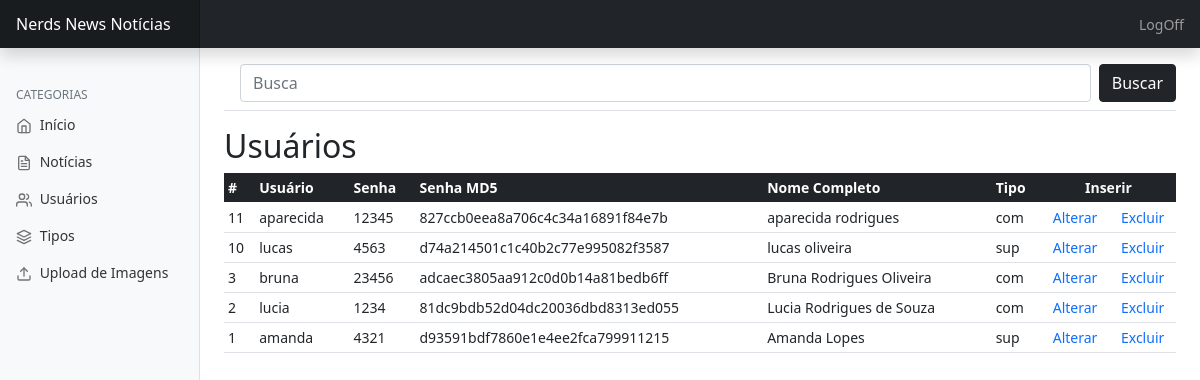
Page /admin/usuarios.php (signed in) on the committed database.
### tables this page shows
CREATE TABLE `usuarios_tb` (
  `id_usuario` int(11) NOT NULL,
  `usuario` varchar(24) NOT NULL,
  `senha` varchar(8) NOT NULL,
  `senha_md5` varchar(32) NOT NULL,
  `nome` tinytext NOT NULL,
  `tipo` enum('sup','com') NOT NULL
);

### admin/usuarios.php (the view, shortened to what this page needs)
<?php
require_once('../conexao/conecta.php');
$sql = "SELECT * FROM usuarios_tb ORDER BY id_usuario DESC";
$resultado = mysqli_query($con,$sql);
$linha = mysqli_fetch_assoc($resultado);
?>
<!doctype html>
<html lang="pt-br">
  <head>
<link href="../css/bootstrap.min.css" rel="stylesheet">
<link rel="stylesheet" href="https://cdn.jsdelivr.net/npm/bootstrap-icons@1.5.0/font/bootstrap-icons.css">
    <link href="../css/dashboard.css" rel="stylesheet">
  </head>
  <body>
  <?php
    include('topo.php');
  ?>
<div class="container-fluid">
  <div class="row">
  <?php
    include('navegacao.php');
  ?>
    <main class="col-md-9 ms-sm-auto col-lg-10 px-md-4">
      <div class="d-flex justify-content-between flex-wrap flex-md-nowrap align-items-center pt-3 pb-2 mb-3 border-bottom">
        <form class="d-flex w-100" action="usuarios.php" method="GET">
  <input class="form-control me-2 w-100 mx-3" type="search" name="busca" placeholder="Busca" aria-label="Search">
   <button class="btn btn-dark" type="submit">Buscar</button>
 </form>
      </div>
    <?php if($linha > 0) {?>
    <h2>Usuários</h2>
      <div class="table-responsive">
        <table class="table table-hover table-sm">
          <thead class="table-dark">
            <tr>
              <th scope="col">#</th>
              <th scope="col">Usuário</th>
              <th scope="col">Senha</th>
              <th scope="col">Senha MD5</th>
              <th scope="col">Nome Completo</th>
              <th scope="col">Tipo</th>
              <th colspan="2" scope="col" class="text-center"><a href="usuario_insere.php"  class="text-decoration-none text-light" >Inserir</a></th>
            </tr>
          </thead>
          <tbody>
          <?php do{?>
            <tr>
              <td> <?php echo $linha['id_usuario']?> </td>
              <td> <?php echo $linha['usuario']?></td>
              <td><?php echo $linha['senha']?></td>
              <td><?php echo $linha['senha_md5']?></td>
              <td><?php echo $linha['nome']?></td>
              <td><?php echo $linha['tipo']?></td>
              <td class="text-center"><a href="usuario_altera.php?id_usuario=<?php echo $linha['id_usuario']?>" class="text-decoration-none">Alterar</a></td>
              <td class="text-center"><a href="usuario_exclui.php?id_usuario=<?php echo $linha['id_usuario']?>" class="text-decoration-none">Excluir</a></td>
            </tr>
            <?php }while($linha= mysqli_fetch_assoc($resultado))?>
          </tbody>
        </table>
      </div>
      <?php } else {?>
        <p class="h4">Não existe nenhum usuario com <b><?php echo $busca?></b></p>
       <?php }?>
    </main>
  </div>
</div>
  </body>
</html>

### css/dashboard.css (style rules this page uses)
body { font-size: .875rem; }

### rows in the picture
usuarios_tb: id_usuario "11", usuario "aparecida", senha "12345", senha_md5 "827ccb0eea8a706c4c34a16891f84e7b", nome "aparecida rodrigues", tipo "com"
usuarios_tb: id_usuario "10", usuario "lucas", senha "4563", senha_md5 "d74a214501c1c40b2c77e995082f3587", nome "lucas oliveira", tipo "sup"
usuarios_tb: id_usuario "3", usuario "bruna", senha "23456", senha_md5 "adcaec3805aa912c0d0b14a81bedb6ff", nome "Bruna Rodrigues Oliveira", tipo "com"
usuarios_tb: id_usuario "2", usuario "lucia", senha "1234", senha_md5 "81dc9bdb52d04dc20036dbd8313ed055", nome "Lucia Rodrigues de Souza", tipo "com"
usuarios_tb: id_usuario "1", usuario "amanda", senha "4321", senha_md5 "d93591bdf7860e1e4ee2fca799911215", nome "Amanda Lopes", tipo "sup"
